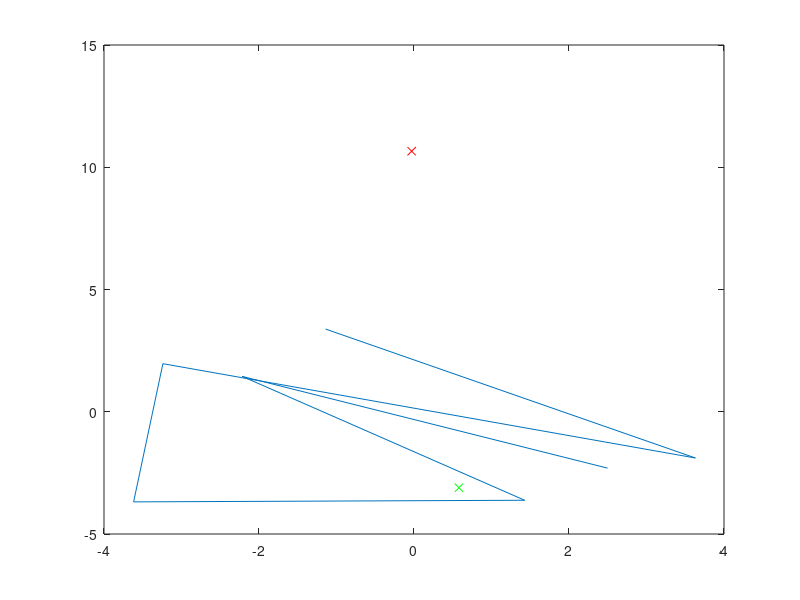

Source code (MATLAB): (Note: this script raises an error after producing the figure.)
function grown_obstacles = roboRace()

startPt = [0.58 -3.107];
endPt = [-0.03 10.657];


f = figure();

plot(startPt(1), startPt(2),'gx');
hold on;
plot(endPt(1), endPt(2), 'rx');
hold on;
% read coordinates

[x,y,zero] = textread('map.txt');
totalObs= x(1);
curr_obs = 1;
pointer = 1;
obstacles = [];

radius = 0.2;

for i = 1:totalObs
    vertex_beg = pointer+1;
    vertices_cnt = x(vertex_beg);
    
    this_obstacle = [x(vertex_beg+1:vertex_beg+vertices_cnt) y(vertex_beg+1:vertex_beg+vertices_cnt)];
    
    obs = repmat(curr_obs,vertices_cnt,1);
    obstacles = [obstacles; obs, this_obstacle];
    
    for j = 1:vertices_cnt-1
       line([this_obstacle(j,1),this_obstacle(j+1,1)], [this_obstacle(j,2),this_obstacle(j+1,2)]);
       hold on;
    end
    line([this_obstacle(vertices_cnt,1),this_obstacle(1,1)], [this_obstacle(vertices_cnt,2),this_obstacle(1,2)]);
    hold on;
    
    % update counters 
    curr_obs  = curr_obs + 1;
    pointer = pointer + vertices_cnt+1;
end

r = radius;

% Grow the obstacle
for i = 1:totalObs
  if i == 1
      continue;
  end
  
  indices = find(obstacles(:,1) == i);
  points = [];
  for k = 1:size(indices,1)
    vx = obstacles(indices(k),2);
    vy = obstacles(indices(k),3);
    points = [points; [vx+r, vy+r]; [vx-r, vy+r]; [vx-r,vy-r]; [vx+r,vy-r]];
  end
  
  hull = convhull(points(:,1), points(:,2));
  hull = hull(1:size(hull)-1);
%   grown = repmat(i, 1, size(hull,1));
%   
%   grown_obstacles = [grown_obstacles; grown', points(hull,1), points(hull,2)];
  grown_obstacles{i} = [points(hull,1), points(hull,2)];
  
  for k = 1:size(hull,1)-1
      p1 = points(hull(k),:);
      p2 = points(hull(k+1),:);
      
      line([p1(1) p2(1)],[p1(2) p2(2)], 'Color', [1, 0, 0], 'Marker', 'o');
      hold on;
  end
  p1 = points(hull(size(hull,1)),:);
  p2 = points(hull(1),:);
  line([p1(1) p2(1)],[p1(2) p2(2)], 'Color', [1, 0, 0], 'Marker', 'o');
  hold on;
  
end
 cleanedPoints = createVGraph(grown_obstacles);
 no_Vertices = 0;
 for i = 1: length(cleanedPoints)
     no_Vertices = no_Vertices + size(cleanedPoints{i},1);
 end
 
 % Create matrix of all cleaned points and discard invalid edges within a
 % polygon
 
 edges = ones(no_Vertices, no_Vertices);
end
